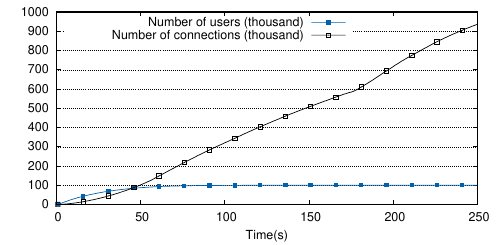

Reproduce this figure in gnuplot.
set terminal postscript eps enhanced dashed color solid lw 2 "Helvetica" 18
set output './social-network-dynamic-structure.ps'
set size 1,0.7
set grid ytics
set auto y

set key top left
set style line 1 lc rgb '#0060ad' lt 1 lw 1 pt 5 pi 15 ps 1
set style line 2 lc rgb '#000000' lt 1 lw 1 pt 4 pi 15 ps 1

set xlabel "Time(s)"
set xrange [0:250]
set xtics 0,50,250

#set ytics 0,100000,500000
#set y2label "Vertices" offset 1.5

#set y2label "Edges" offset 1.5
#set y2range [0:500000]
#set y2tics 0,100000,500000

plot 'social-network-dynamic-structure.dat' using 2 with linespoints ls 1 title "Number of users (thousand)",\
     '' using 3 with linespoints ls 2 title "Number of connections (thousand)"

#'' using 3 with line lt 2 lw 0.5 lc black title col axes x1y2
